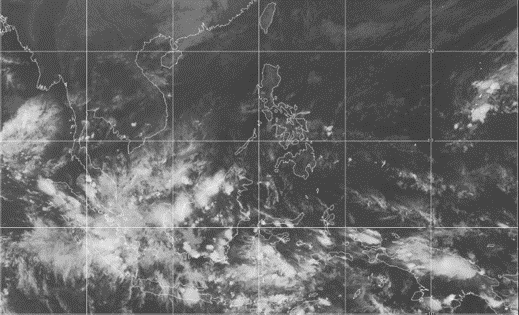
#> input picture DigitalPicture/Week10_threshold&pce/pic2.png, 519 x 315 px
$ python pce.py
#> lines starting #> are read from the running program, lines starting #| are printed output that depends on the picture
# -*- coding: utf-8 -*-
import cv2
import numpy as np
import math

pic1 = cv2.imread("pic2.png", cv2.IMREAD_GRAYSCALE)
#> pic1 is the input picture: shape (315, 519); min 54, max 238, mean 103.6
pic2 = cv2.imread("pic3.png", cv2.IMREAD_GRAYSCALE)
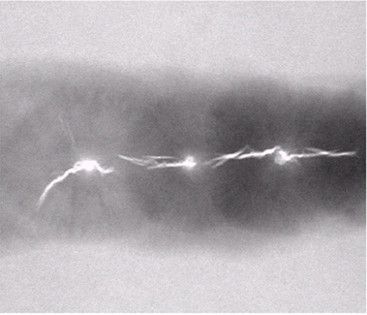
#> input picture DigitalPicture/Week10_threshold&pce/pic3.png, 367 x 315 px
#> pic2: shape (315, 367); min 39, max 255, mean 170.9

def pce1(img):
    r = img.astype(float)
    g = img.astype(float)
    b = img.astype(float)
    zero = np.zeros((img.shape[0], img.shape[1]), dtype='uint8')
    img3 = np.zeros((img.shape[0], img.shape[1], 3), dtype='uint8')  # append
    for h in range(0,img.shape[0]):
        for w in range(0,img.shape[1]):
            if img[h,w] < 64:
                r[h,w] = 0
                g[h,w] = 255
                b[h,w] = img[h,w]*255/64
            elif (64 <= img[h,w]) & (img[h,w] <= 128):  # 检查g
                r[h,w] = 255/64 * img[h,w] - 255
                g[h,w] = 510 - 255/64 * img[h,w]
                b[h,w] = 255
            elif (128 < img[h, w]) & (img[h, w] < 192):
                r[h, w] = 255
                g[h, w] = 0
                b[h, w] = 255
            else:
                r[h, w] = 255
                g[h, w] = 0
                b[h, w] = -255/63*(img[h,w] - 255)
    R = cv2.convertScaleAbs(r)
    G = cv2.convertScaleAbs(g)
    B = cv2.convertScaleAbs(b)
    img3[:,:,0] = B  # B'G'R'
    img3[:,:,1] = G
    img3[:,:,2] = R
    return img3

def pce2(img,T,delta):
#> called with T = 255, delta = 42.5
    r = img.astype(float)
    g = img.astype(float)
    b = img.astype(float)
    img1 = img.astype(float)
    zero = np.zeros((img.shape[0], img.shape[1]), dtype='uint8')
    img3 = np.zeros((img.shape[0], img.shape[1], 3), dtype='uint8')  # append
    for h in range(0,img.shape[0]):
        for w in range(0,img.shape[1]):
            r[h,w] = 255 * (1 + math.sin(2 * math.pi * img1[h,w] / T))
            g[h,w] = 255 * (1 + math.sin(2 * math.pi * (img1[h,w] - delta) / T))
            b[h,w] = 255 * (1 + math.sin(2 * math.pi * (img1[h,w] - 2 * delta) / T))
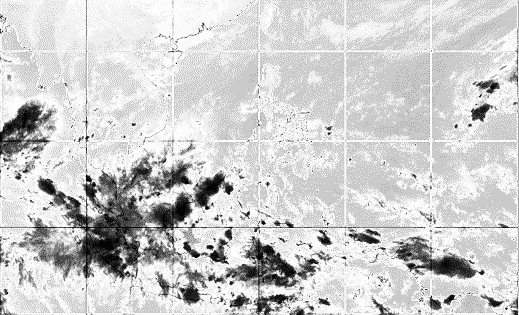
#> g: shape (315, 519) float64; min 1.4, max 508.6, mean 412.3; drawn with min black and max white
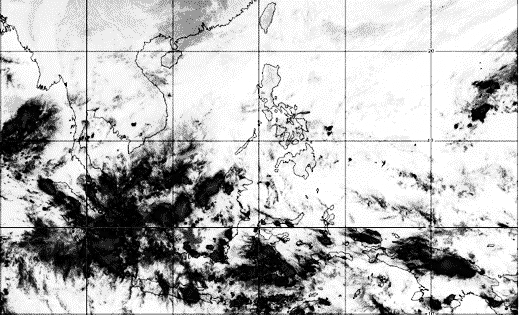
#> r: shape (315, 519) float64; min 1.4, max 508.6, mean 374.3; drawn with min black and max white
    R = cv2.convertScaleAbs(r)
    G = cv2.convertScaleAbs(g)
    B = cv2.convertScaleAbs(b)
    img3[:, :, 0] = B  # B'G'R'
    img3[:, :, 1] = G
    img3[:, :, 2] = R
    return img3

# pic1_pce1 = pce1(pic1)
# pic2_pce1 = pce1(pic2)
pic1_pce2 = pce2(pic1, 255, 255/6)
pic2_pce2 = pce2(pic2, 255, 255/6)
#> call 2 of pce2, with T = 255, delta = 42.5
#> after the loop in pce2 (call 2), `for h in range(0,img.shape[0]):`:
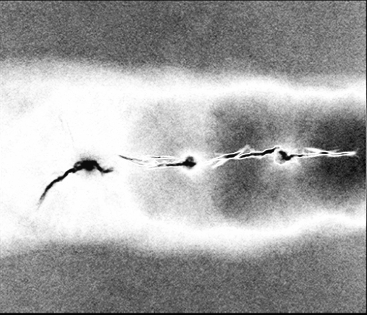
#> b: shape (315, 367) float64; min 24, max 510, mean 338.1; drawn with min black and max white
#> after the loop in pce2 (call 2), `for h in range(0,img.shape[0]):`:
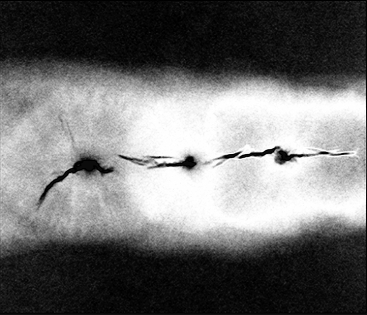
#> g: shape (315, 367) float64; min 0.00484, max 510, mean 223.2; drawn with min black and max white
#> after the loop in pce2 (call 2), `for h in range(0,img.shape[0]):`:
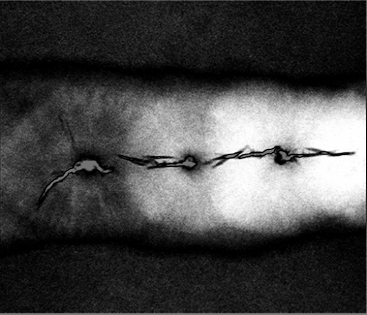
#> r: shape (315, 367) float64; min 0.00484, max 510, mean 140; drawn with min black and max white
#> in pce2 (call 2), `img3[:, :, 2] = R`:
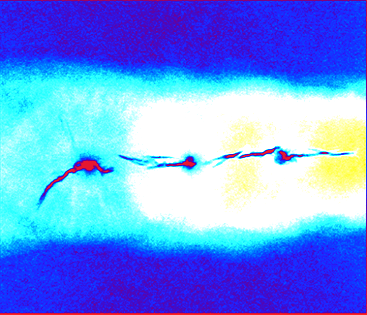
#> img3: shape (315, 367, 3); mean of channels 0, 1, 2 238.5, 148.1, 106.3; drawn as B, G, R
# [4 lines of commented-out code are left out]
cv2.waitKey(0)
cv2.destroyAllWindows()
